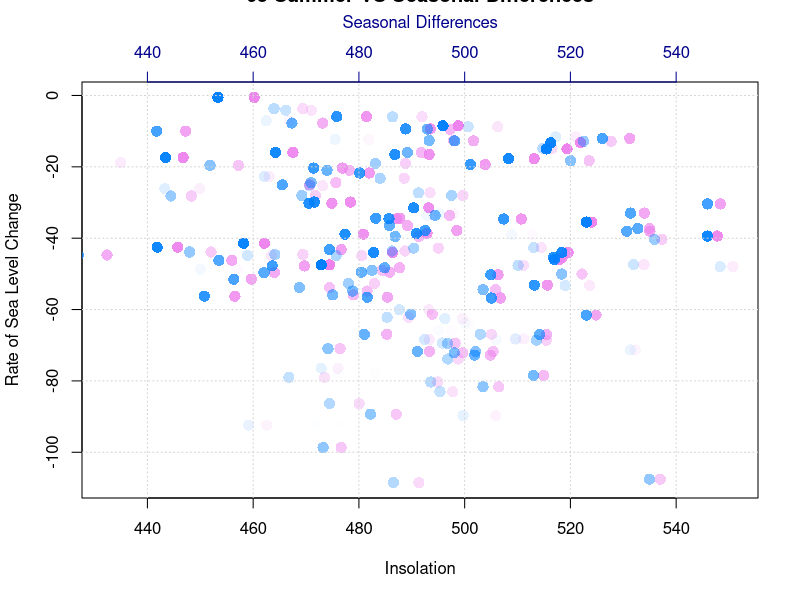
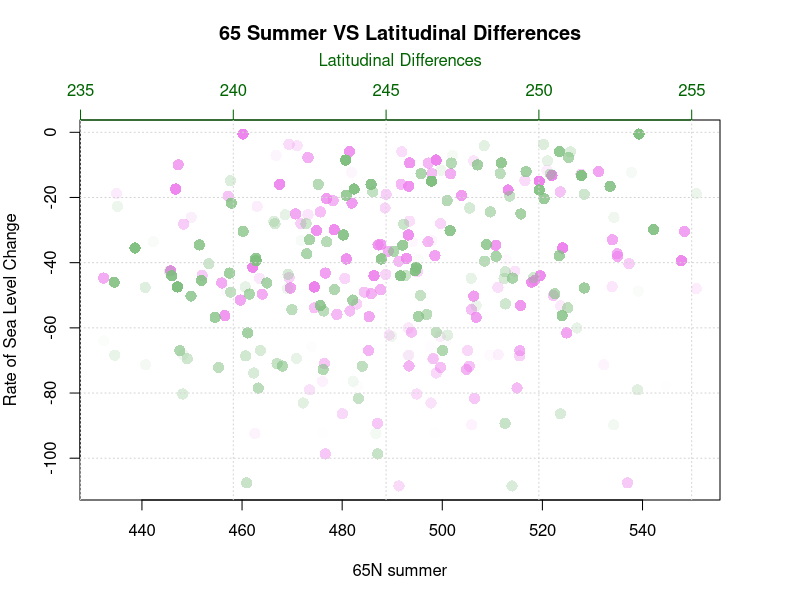

R code for these plots, in order: (Note: this script raises an error after producing the figures.)
# install package

if (!"dplyr" %in% installed.packages()) install.packages("dplyr")
library(dplyr)

if (!"readxl" %in% installed.packages()) install.packages("readxl")
library(readxl)

# read data 

Data <- read_xlsx("rsl_millennial_sea_lat.xlsx", .name_repair = "minimal") 


Data <- as.data.frame(Data)

Data[,2] <- as.numeric(Data[,2])
Data[,5] <- as.numeric(Data[,5])
Data[,7] <- as.numeric(Data[,7])
Data[,11] <- as.numeric(Data[,11])

norm_age <- (Data[[1]] - min(Data[[1]])) / (max(Data[[1]]) - min(Data[[1]]))





# --------------------------------------------
# 1.1 PLOT 65 Summer vs 65 Seasonal Difference

colors_violet <- rgb(0.93, 0.51, 0.93, alpha = norm_age) 
plot(Data[,6], Data[,2], type='p', pch=16, cex=1.5, 
     ylab="Rate of Sea Level Change", xlab="Insolation", col=colors_violet)


title( main="65 Summer VS Seasonal Differences", line = 4)

colors_blue <- rgb(0, 0.5, 1, alpha = norm_age)
points(Data[,8], Data[,2], pch=16, cex=1.5, col=colors_blue)

axis(side=3, col="darkblue", col.axis="darkblue")
mtext("Seasonal Differences", side=3, line=2.5, col="darkblue")

grid()


# --------------------------------------------
# 1.2 PLOT 65 Summer vs Latitudinal Difference



# Colors with transparency based on age
colors_violet <- rgb(0.93, 0.51, 0.93, alpha = norm_age)
colors_green <- rgb(0.5, 0.75, 0.5, alpha = norm_age)

# Adjust margins
par(mar=c(5, 4, 6, 4))

# Plot the first dataset (Insolation vs Rate of Sea Level Change)
plot(Data[,6], Data[,2], type='p', pch=16, cex=1.5, 
     ylab="Rate of Sea Level Change", xlab="65N summer", 
     col=colors_violet)

title(main="65 Summer VS Latitudinal Differences", line=4)

# Overlay the second dataset (Latitudinal Differences vs Rate of Sea Level Change)
par(new=TRUE)  # Allow overlaying a new plot

# Plot the second dataset without axes or labels
plot(Data[,11], Data[,2], type='p', pch=16, cex=1.5, col=colors_green, 
     axes=FALSE, xlab="", ylab="")

# Add a second x-axis at the top (side=3)
axis(side=3, col="darkgreen", col.axis="darkgreen")
mtext("Latitudinal Differences", side=3, line=2.5, col="darkgreen")

# Add grid if needed (optional)
grid()


# -------------------------------------------
# 2.1 Determine thresholds


data$High_65Summer <- data$`summer solstice` > quantile(data$`summer solstice`, 0.75)
# data$Low_65Summer <- data$`summer solstice` < quantile(data$`summer solstice`, 0.15)
data$High_Sea_Diff <- data$`seasonal diff` > quantile(data$`seasonal diff`, 0.9)
data$Low_Sea_Diff <- data$`seasonal diff` < quantile(data$`seasonal diff`, 0.85)


# Condition 1: High 65°N Summer Insolation and High Seasonal Insolation Difference
High_65Summer_High_Sea_Diff <- subset(data, High_65Summer & High_Sea_Diff)

# Condition 2: High 65°N Summer Insolation and Low Seasonal Insolation Difference
High_65Summer_Low_Sea_Diff <- subset(data, High_65Summer & Low_Sea_Diff)



# Regression for Condition 1
model_H65_HSea <- lm(`rsl` ~ `summer solstice` + `seasonal diff`, data = High_65Summer_High_Sea_Diff)
summary(model_H65_HSea)

# Regression for Condition 2
model_H65_LSea <- lm(`rsl` ~ `summer solstice` + `seasonal diff`, data = High_65Summer_Low_Sea_Diff)
summary(model_H65_LSea)


# ---------------------------------------------
# 2.2 VISUALIZATION

# Set up the plotting area to have 2 rows and 1 column
par(mfrow = c(2, 1))

# Plot for Condition 1: High 65°N Summer Insolation and High Seasonal Insolation Difference
plot(High_65Summer_High_Sea_Diff$`summer solstice`, High_65Summer_High_Sea_Diff$rsl,
     pch = 16, # Solid circle for points
     cex = 1.5, # Increase the size of the points
     xlab = "Summer Solstice Insolation",
     ylab = "RSL",
     main = "High 65°N Summer Insolation and Great Seasonal Insolation Difference (>90%)")

# Plot for Condition 2: High 65°N Summer Insolation and Low Seasonal Insolation Difference
plot(High_65Summer_Low_Sea_Diff$`summer solstice`, High_65Summer_Low_Sea_Diff$rsl,
     pch = 16, # Solid circle for points
     cex = 1.5, # Increase the size of the points
     xlab = "Summer Solstice Insolation",
     ylab = "RSL",
     main = "High 65°N Summer Insolation and Minor Seasonal Insolation Difference (<85%)")
